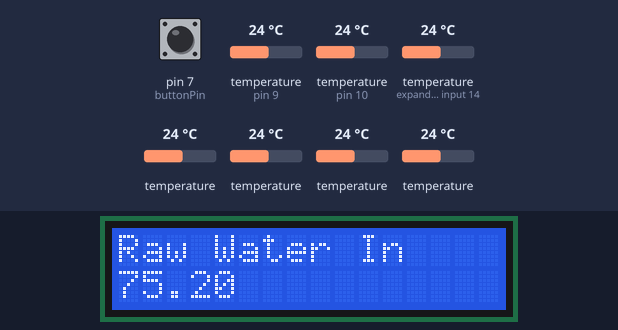
A sketch run on a simulated Arduino Uno, built with avr-gcc and run on an emulated ATmega328P. On the bench: 16×2 character LCD. Inputs (shaded band) come from the test bench; at power-on: pin 7 (buttonPin) LOW, temperature (sensors on pin 9, pin 10, expander input 14) 24 °C, temperature 24 °C. What the sketch prints to the serial monitor is not drawn.

Above: at 1.9 s.
2.0 s: pin 7 (buttonPin) pulled HIGH for 0.45 s
At 4.6 s:
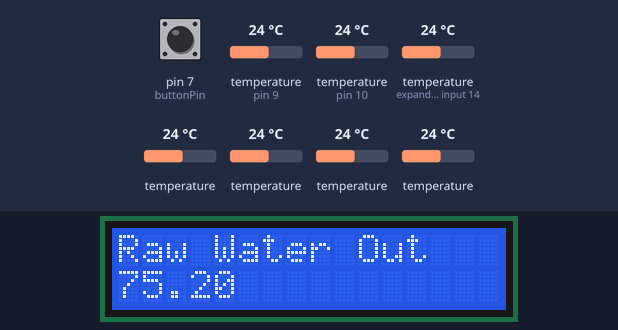
5.1 s: pin 7 (buttonPin) pulled HIGH for 1 s
At 7.8 s:
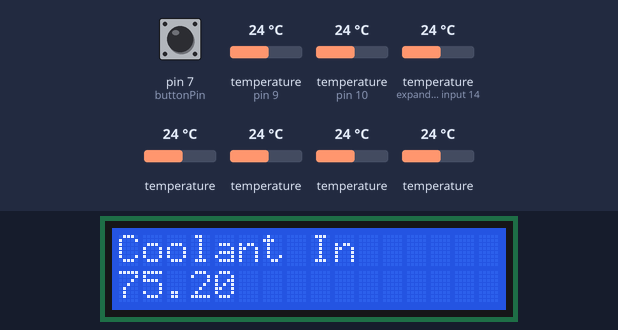
9.0 s: pin 7 (buttonPin) pulled HIGH for 0.45 s
At 11.6 s:
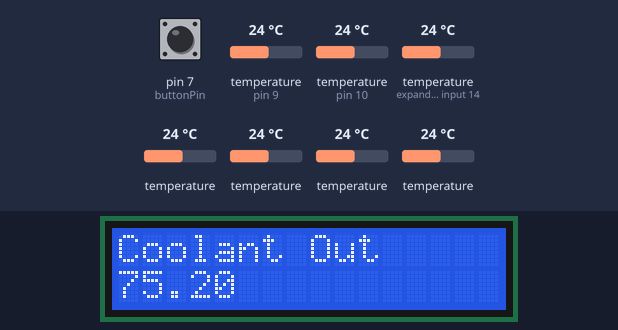
12.0 s: pin 7 (buttonPin) pulled HIGH for 3.2 s
At 16.4 s:
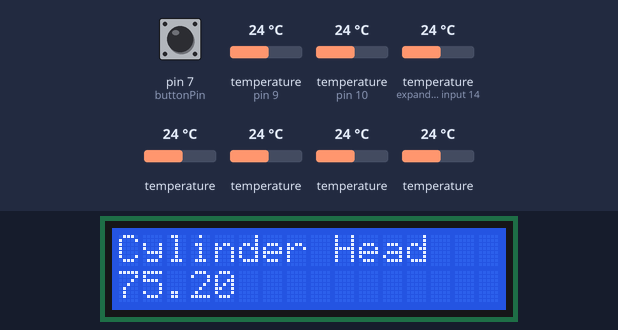
17.4 s: pin 7 (buttonPin) pulled HIGH for 0.45 s
At 20.1 s:
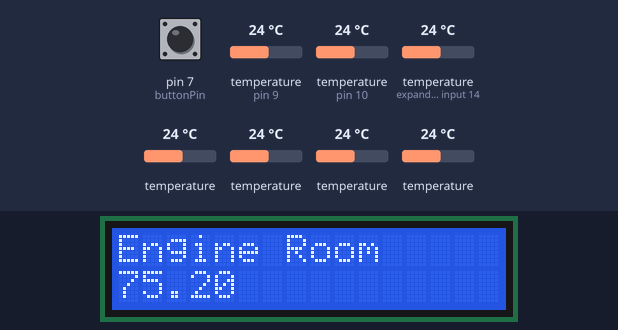
20.5 s: pin 7 (buttonPin) pulled HIGH for 1 s
At 23.4 s:
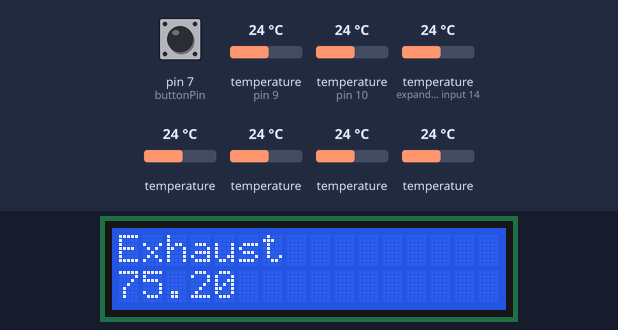
Timing chart, 0 to 24.9 s (numbered marks = the images above; inputs shaded):
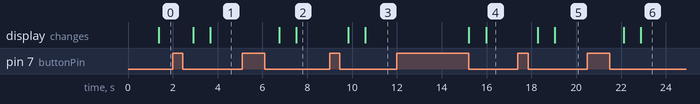

The sketch:

EngineMonitor.ino
```cpp
#include <OneWire.h>
#include <LiquidCrystal.h>
#include <DallasTemperature.h>
#include "ZSensor.cpp"

LiquidCrystal lcd(12, 11, 5, 4, 3, 2);

#define MAX31850_BUS 9
#define DS18B20_BUS 10

OneWire oneWireMAX31850(MAX31850_BUS);
OneWire oneWireDS18B20(DS18B20_BUS);

DallasTemperature MAX31850sensors(&oneWireMAX31850);
DallasTemperature DS18B20sensors(&oneWireDS18B20);

ZSensor zensors[9];          // List of sensors with attributes
const int buttonPin = 7;     // Pin connected to pushbutton
const int hallPin = 8;        // Pin connected to Hall sensor
int currentSensorIndex = 0;          // Indicates the sensor currently displayed on the LCD screen
bool lastButtonState = LOW;
int lastId;
String lastValPrinted;


int getRpm(){

  unsigned long startTime;
  unsigned long deltaMillis;
  int rpm = -2;
  int hallReading = HIGH;
  int priorHallReading = HIGH;
  bool changed = false;
  bool normalOps = true;

  startTime = millis();

  // Count ten revolutions, only counting the transitions from LOW to HIGH.  Tested up to 2600 RPMs
  for (int i = 0; i < 10; i++){

    changed = false;

    while (normalOps && !changed){
      hallReading = digitalRead(hallPin);

      if (hallReading == HIGH && priorHallReading == LOW){
        changed = true;
      }

      priorHallReading = hallReading;

      int testDeltaMillis = millis() - startTime;

      // Prevent system from hanging if taking too long
      if(testDeltaMillis > 2000){
        normalOps = false;
        String strTestDeltaMillis = String(testDeltaMillis);
      }
    }

    if (!normalOps){
      return 0;
    }
    String sensorState = String(hallReading);
  }

  // Milliseconds for 10 revolutions
  deltaMillis = millis() - startTime;
  String strDeltaMillis = String(deltaMillis);

  float oneRev = deltaMillis / 10;
  float fltRpm = 60000 / oneRev;
  rpm = (int) fltRpm;

  return rpm;
}


void printSensor(int Id, String value){

  if(lastId != Id || lastValPrinted != value){
    lcd.clear();
    lcd.setCursor(0, 0);

    switch (Id) {
      case 1:
        lcd.print("Raw Water In");
        break;
      case 2:
        lcd.print("Raw Water Out");
        break;
      case 3:
        lcd.print("Coolant In");
        break;
      case 4:
        lcd.print("Coolant Out");
        break;
      case 5:
        lcd.print("Cylinder Head");
        break;
      case 6:
        lcd.print("Engine Room");
        break;
      case 7:
        lcd.print("Exhaust");
        break;
      case 8:
        lcd.print("Oil");
        break;
      case 9:
        lcd.print("RPM");
        break;
      default:
        lcd.print("Error");
      break;
    }

    lcd.setCursor(0, 1);
    lcd.print(value);

    lastId = Id;
    lastValPrinted = value;
  }
}

void printWorking(){
  lcd.clear();
  lcd.setCursor(0, 0);
  lcd.print("    Working...");
}


void displaySensor(ZSensor sensor){

  // Determine sensor type
  if(sensor.type == 1){
    DS18B20sensors.requestTemperaturesByAddress(sensor.devAddr);
    printSensor(sensor.id, String(DS18B20sensors.getTempF(sensor.devAddr)));
  }

  else if(sensor.type == 2){
    MAX31850sensors.requestTemperaturesByAddress(sensor.devAddr);
    printSensor(sensor.id, String(MAX31850sensors.getTempF(sensor.devAddr)));
  }

  else if(sensor.type == 3){
    int rpm = getRpm();

    if (rpm == -1){
      printSensor( sensor.id, "Not Detected");
    } else {
      printSensor( sensor.id, String(rpm));
    }
  }
}


void setup() {
  Serial.begin(9600);

  pinMode(buttonPin, INPUT);
  pinMode(hallPin, INPUT);

  lcd.begin(16, 2);
  printWorking();

  ZSensorFactory factory;
  factory.initZSensors(zensors);
  delay(500);
  MAX31850sensors.begin();
  DS18B20sensors.begin();
}


void loop() {

  // Debounce
  if (digitalRead(buttonPin) == HIGH){
    delay(5);
    if (digitalRead(buttonPin) == HIGH){
      lastButtonState = HIGH;
    }
  }

  if (digitalRead(buttonPin) == LOW && lastButtonState == HIGH) {
    printWorking();
    // Move to the next sensor
    if (currentSensorIndex < 8){
      currentSensorIndex++;
    } else {
      currentSensorIndex = 0;
    }
    lastButtonState = LOW;
  }
  Serial.print("Current Sensor Index: "); Serial.println(currentSensorIndex);
  displaySensor(zensors[currentSensorIndex]);

}
```

ZSensor.cpp
```cpp
#include "Arduino.h"
#include "OneWire.h"
#include "DallasTemperature.h"


class ZSensor
{
  public:
    int id;
    int type;
    DeviceAddress devAddr;
};


class ZSensorFactory
{
   public:
    void initZSensors(ZSensor * zensors){

      //  You need to update these addresses with the ones that match your sensors.  Run DiscoverAddresses to retrieve the
      //  addresses for your sensors


      DeviceAddress RawWaterIn  =  { 0x28, 0x3F, 0x72, 0x8B, 0x06, 0x00, 0x00, 0xA5 }; //good
      DeviceAddress RawWaterOut =  { 0x28, 0xFF, 0xC0, 0x2B, 0x73, 0x15, 0x03, 0x74 }; //good
      DeviceAddress CoolantIn   =  { 0x28, 0xFF, 0xF2, 0xCD, 0x72, 0x15, 0x01, 0x24 }; //good
      DeviceAddress CoolantOut  =  { 0x28, 0xFF, 0x7D, 0x02, 0x64, 0x15, 0x01, 0xB8 }; //good
      DeviceAddress CylHead     =  { 0x28, 0xFF, 0x43, 0x30, 0x73, 0x15, 0x03, 0x5D }; //good

      DeviceAddress EngineRoom  =  { 0x28, 0x91, 0xEE, 0x0F, 0x07, 0x00, 0x00, 0x00 };
      DeviceAddress Oil         =  { 0x3B, 0xA0, 0x17, 0x19, 0x00, 0x00, 0x00, 0x78 };
      DeviceAddress Exhaust     =  { 0x3B, 0x5F, 0x1D, 0x19, 0x00, 0x00, 0x00, 0x93 };

      zensors[0].id = 1;
      zensors[0].type = 1;
      memcpy(zensors[0].devAddr, RawWaterIn, 8);

      zensors[1].id = 2;
      zensors[1].type = 1;
      memcpy(zensors[1].devAddr, RawWaterOut, 8);

      zensors[2].id = 3;
      zensors[2].type = 1;
      memcpy(zensors[2].devAddr, CoolantIn, 8);

      zensors[3].id = 4;
      zensors[3].type = 1;
      memcpy(zensors[3].devAddr, CoolantOut, 8);

      zensors[4].id = 5;
      zensors[4].type = 1;
      memcpy(zensors[4].devAddr, CylHead, 8);

      zensors[5].id = 6;
      zensors[5].type = 1;
      memcpy(zensors[5].devAddr, EngineRoom, 8);

      zensors[6].id = 7;
      zensors[6].type = 2;
      memcpy(zensors[6].devAddr, Exhaust, 8);

      zensors[7].id = 8;
      zensors[7].type = 2;
      memcpy(zensors[7].devAddr, Oil, 8);

      zensors[8].id = 9;
      zensors[8].type = 3;
    };
};
```

Measured:
- after the input at 2.0 s, the display: first changes after 0.91 s (image 1 shows a later state)
- after the input at 5.1 s, the display: first changes after 1.6 s (image 2 shows a later state)
- after the input at 9.0 s, the display: first changes after 0.82 s (image 3 shows a later state)
- after the input at 12.0 s, the display: first changes after 3.2 s (image 4 shows a later state)
- after the input at 17.4 s, the display: first changes after 0.88 s (image 5 shows a later state)
- after the input at 20.5 s, the display: first changes after 1.6 s (image 6 shows a later state)
